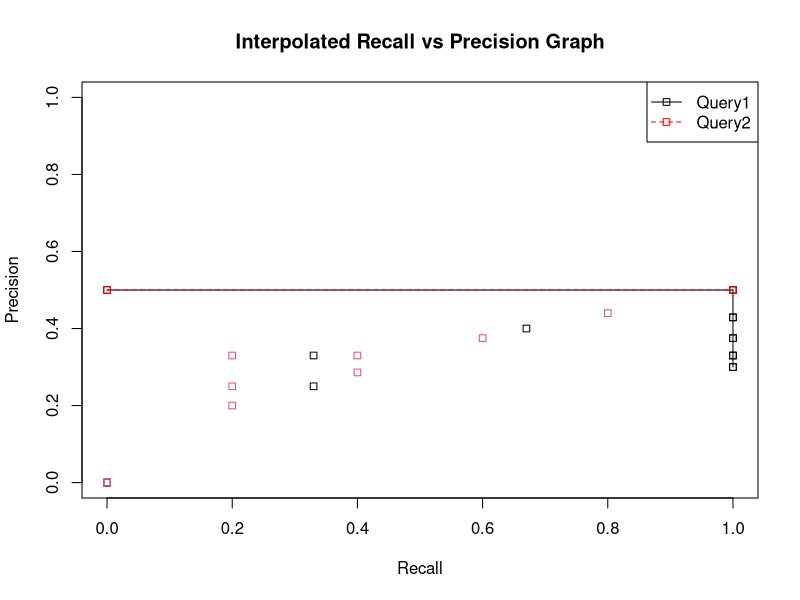

Write R code to recreate this figure.
query_merge <- read.csv("QueryMerge.csv", header = TRUE)
query2 <- read.csv("Interpolated_query2.csv", header = TRUE)
query1 <- read.csv("Interpolated_query1.csv", header = TRUE)

query1$Recall
plot(query_merge$Recall, query_merge$Precision,xlab = "Recall", ylab = "Precision",ylim=c(0,1)
     ,main = "Interpolated Recall vs Precision Graph", pch=22, col = query_merge$Type)

lines(query1$Recall,query1$Precision,type = "o",col = "black", pch = 22, lty = 1)
lines(query2$Recall,query2$Precision,type = "o",col = "red", pch = 22 ,lty = 2)

legend("topright", c("Query1","Query2"), col=c("black", "red"),pch=22, lty=1:2)
